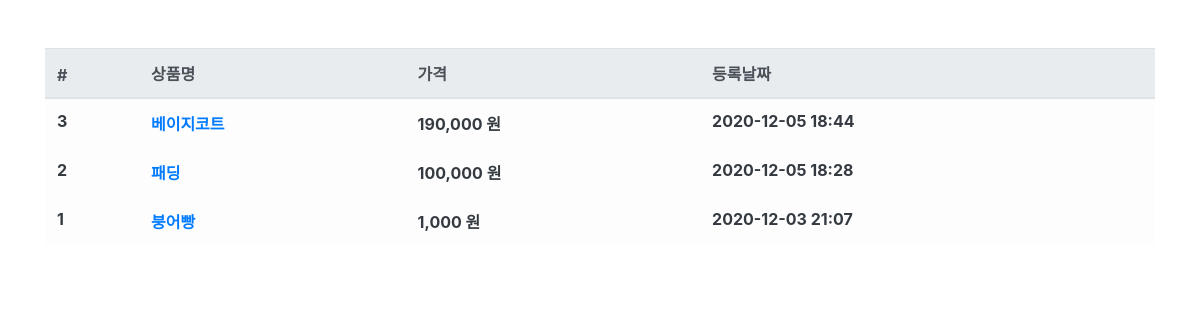
The app's page /product/, older data.
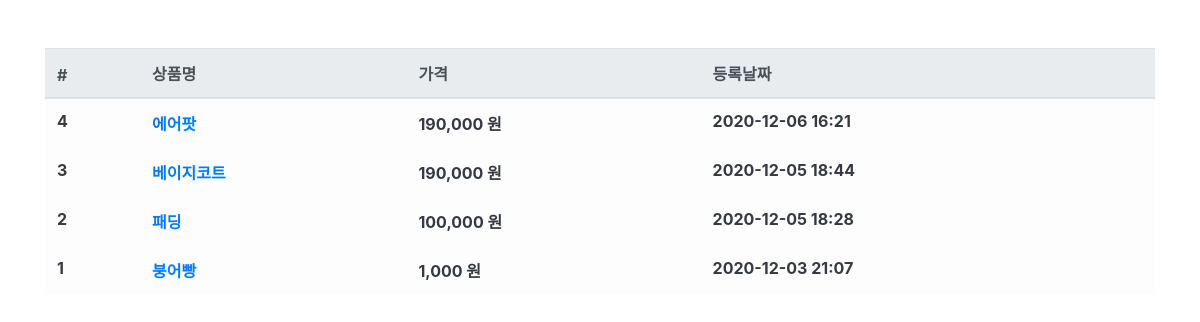
The same page, newer data.
### sproduct/models.py (models this page shows, shortened)
class Sproduct(models.Model):
    name = models.CharField(max_length=256, verbose_name='상품명')
    price = models.IntegerField(verbose_name='상품가격')
    description = models.TextField(verbose_name='상품설명')
    stock = models.IntegerField(verbose_name='재고')
    regdate = models.DateTimeField(auto_now_add=True, verbose_name='등록일')
    class Meta:
        db_table = 'db_product'
        verbose_name = '상품'
        verbose_name_plural = '상품'  # 이건 복수형

### sproduct/views.py (the view)
# urls.py: path('product/', ProductList.as_view()),
class ProductList(ListView):
    model = Sproduct
    queryset = Sproduct.objects.all().order_by('-id')
    template_name = 'product.html'
    context_object_name = 'product_list'  # object_list 이걸 바꾸는거

### sproduct/templates/product.html (shortened to what this page needs)
{% extends "base.html" %}
{% load humanize %}
{% block contents %}
<div class="row mt-5">
    <div class="col-12">
        <table class="table table-light">
            <thead class="thead-light">
                <tr>
                    <th scope="col">#</th>
                    <th scope="col">상품명</th>
                    <th scope="col">가격</th>
                    <th scope="col">등록날짜</th>
                </tr>
            </thead>
            <tbody class="text-dark">
                {% for product in product_list %}
                <tr>
                    <th scope="row">{{product.id}}</th>
                    <th><a id="product-{{product.id}}" onmouseenter="product_detail({{product.id}});" onmouseleave="product_leave({{product.id}});"
                         href="/product/{{product.id}}">{{product.name}}</a></th>
                    <th>{{product.price|intcomma}} 원</th>
                    <th>{{product.regdate|date:'Y-m-d H:i'}}</th>
                </tr>
                {% endfor %}
            </tbody>
        </table>
    </div>
</div>
{% endblock %}

### suser/templates/base.html (shortened to what this page needs)
<html>
    <head>
        <link rel="stylesheet" href="https://cdn.jsdelivr.net/npm/bootstrap@4.5.3/dist/css/bootstrap.min.css">
    </head>
    <body>
        <div class="container">
            {% block contents %}
            {% endblock %}
        </div>
    </body>
</html>

Row changes from the older to the newer data that the page shows:
added Sproduct: id "4", name "에어팟", price "190,000", regdate "2020-12-06 16:21"
